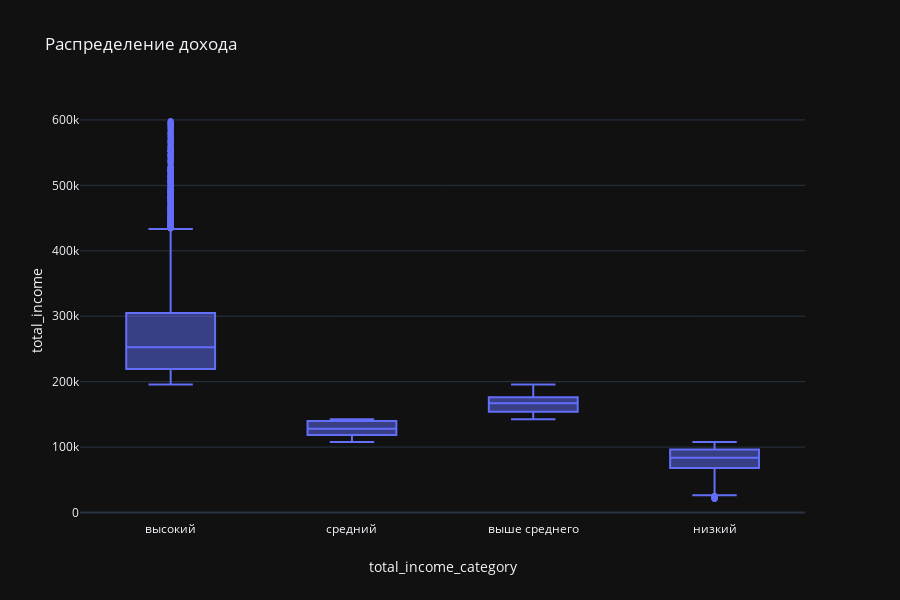

Notebook code for this chart:
### Markdown cell above
На основе этих данных было принято решение группировать заработок по перцентилям. Добавим столбец с категорией уровня заработка в таблицу.

### Code cell
# ПОСМОТРИМ ПРОСТО СТАТИСТИКИ

print(data.total_income.describe())

data['total_income_category'] = pd.qcut(data['total_income'], 4, labels=["низкий", "средний", "выше среднего", "высокий"])
print(data['total_income_category'].value_counts())

# ТЕПЕРЬ ПОСМОТРИМ РАСПРЕДЕЛЕНИЕ ДОХОДА ПО КАЖДОЙ КАТЕГОРИИ ДОХОДА

# я ввел огарничение в 600к, чтобы просто график был нагляднее и все

import plotly.express as px # просто импорт библиотеки для визуализации

fig = px.box(data.query('total_income < 600000'), x = 'total_income_category', y = 'total_income', title = 'Распределение дохода', template = 'plotly_dark')
fig.show()

### Figure 1 — Plotly figure (JSON) as saved in the notebook; plotly's stock layout.template omitted (floating-point values rounded to 4 significant figures; data arrays with more than 128 entries replaced by an {"elided": "..."} marker saying what was removed)
{"data": [{"alignmentgroup": "True", "hoverlabel": {"namelength": 0}, "hovertemplate": "total_income_category=%{x}<br>total_income=%{y}", "legendgroup": "", "marker": {"color": "#636efa"}, "name": "", "notched": false, "offsetgroup": "", "orientation": "v", "showlegend": false, "type": "box", "x": {"elided": "21243 str values"}, "x0": " ", "xaxis": "x", "y": {"elided": "21243 int values"}, "y0": " ", "yaxis": "y"}], "layout": {"boxmode": "group", "height": 600, "legend": {"tracegroupgap": 0}, "title": {"text": "Распределение дохода"}, "xaxis": {"anchor": "y", "domain": [0, 0.98], "title": {"text": "total_income_category"}}, "yaxis": {"anchor": "x", "domain": [0, 1], "title": {"text": "total_income"}}}}
